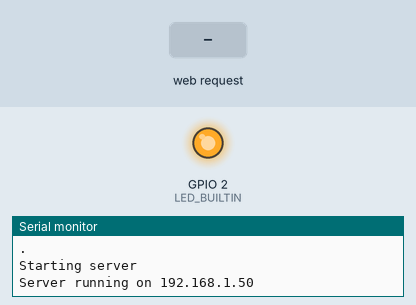
Recording of a sketch running on a simulated ESP8266 (NodeMCU). Parts: output pins drawn as LEDs (lit = HIGH, except the on-board LED, lit = LOW), the last lines printed to the serial monitor. The test bench sets the inputs (shaded band). WiFi joins after 1.5 s; servers stay silent unless stated.

Above: at 2.8 s.
2.9 s: HTTP request GET /toggle received
At 3.8 s:
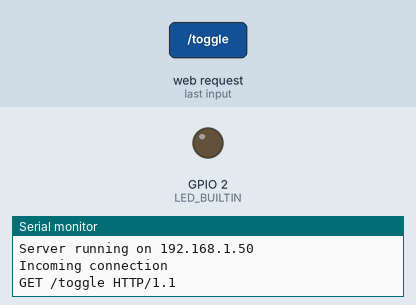
Timing chart, 0 to 5.9 s (numbered marks = the images above; inputs shaded):
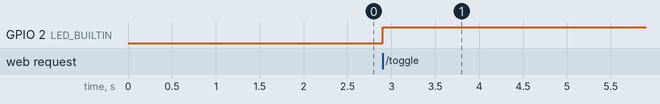

The sketch:

blink.ino
```cpp
#include <ESP8266WiFi.h>

WiFiServer server(80);

void setup() {
  pinMode(LED_BUILTIN, OUTPUT);

  Serial.begin(9600);

  WiFi.begin("Carat Wszechpolski", "QACC7S57");
  while (WiFi.status() != WL_CONNECTED) {
    Serial.println(".");
    delay(333);
  }

  Serial.println("Starting server");
  server.begin();

  Serial.print("Server running on ");
  Serial.println(WiFi.localIP());
}

String prepareHtmlPage()
{
  String htmlPage =
      String("<!doctype html>") +
      "<html>" +
      "<h1>Hello there</h1>" +
      "<h3 id=\"message\"></h3>" +
      "<button onclick=\"onToggle()\">Toggle LED</button>" +
      "<script>" +
      "function onToggle() {" +
      "  fetch('/toggle').then(r => {" +
      "    if (r.ok) document.getElementById('message').innerHTML = 'LED toggled';" +
      "    else document.getElementById('message').innerHTML = 'error occurred';" +
      "  })" +
      "}" +
      "</script>" +
      "</html>";
  return htmlPage;
}

void loop() {
  WiFiClient client = server.available();
  if (!client) {
    return;
  }

  Serial.println("Incoming connection");
  while (!client.available()) {
    delay(10);
  }

  String message = client.readStringUntil('\n');
  Serial.println(message);
  client.flush();

  if (message.indexOf("/toggle") != -1) {
    digitalWrite(LED_BUILTIN, !digitalRead(LED_BUILTIN));
  }

  client.println("HTTP/1.1 200 OK");
  client.println("Content-Type: text/html");
  client.println(prepareHtmlPage());
  client.println();
}
```

Measured:
- after the input at 2.9 s, GPIO 2 (LED_BUILTIN): LOW → HIGH at once
